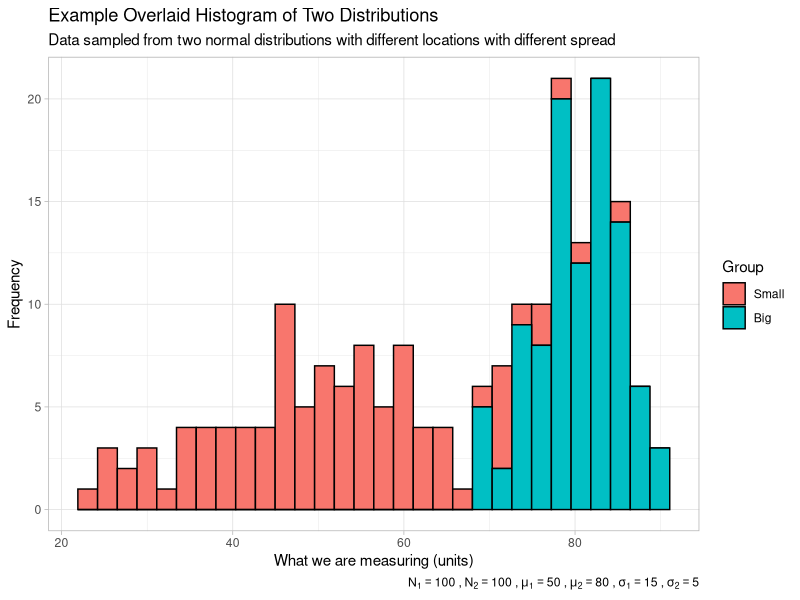

Recreate this plot in R.
# install.packages("ggplot2") #uncomment if need to install ggplot2
library(ggplot2)
distributions.df <- data.frame(data = c(rnorm(100,50,15),rnorm(100,80,5)),group = c(rep("big",100),rep("small",100)))
ggplot(data = distributions.df) +
  geom_histogram(mapping = aes(x = data,fill = group),group = "group",colour = "black") +
  theme_light() +
  labs(title = "Example Overlaid Histogram of Two Distributions", 
       caption = expression(N[1]==100~","~N[2]==100~","~mu[1]==50~","~mu[2]==80~","~sigma[1]==15~","~sigma[2]==5),
       subtitle = "Data sampled from two normal distributions with different locations with different spread",y = "Frequency",x = "What we are measuring (units)") +
  scale_fill_discrete(name = "Group",labels = c("Small","Big"))